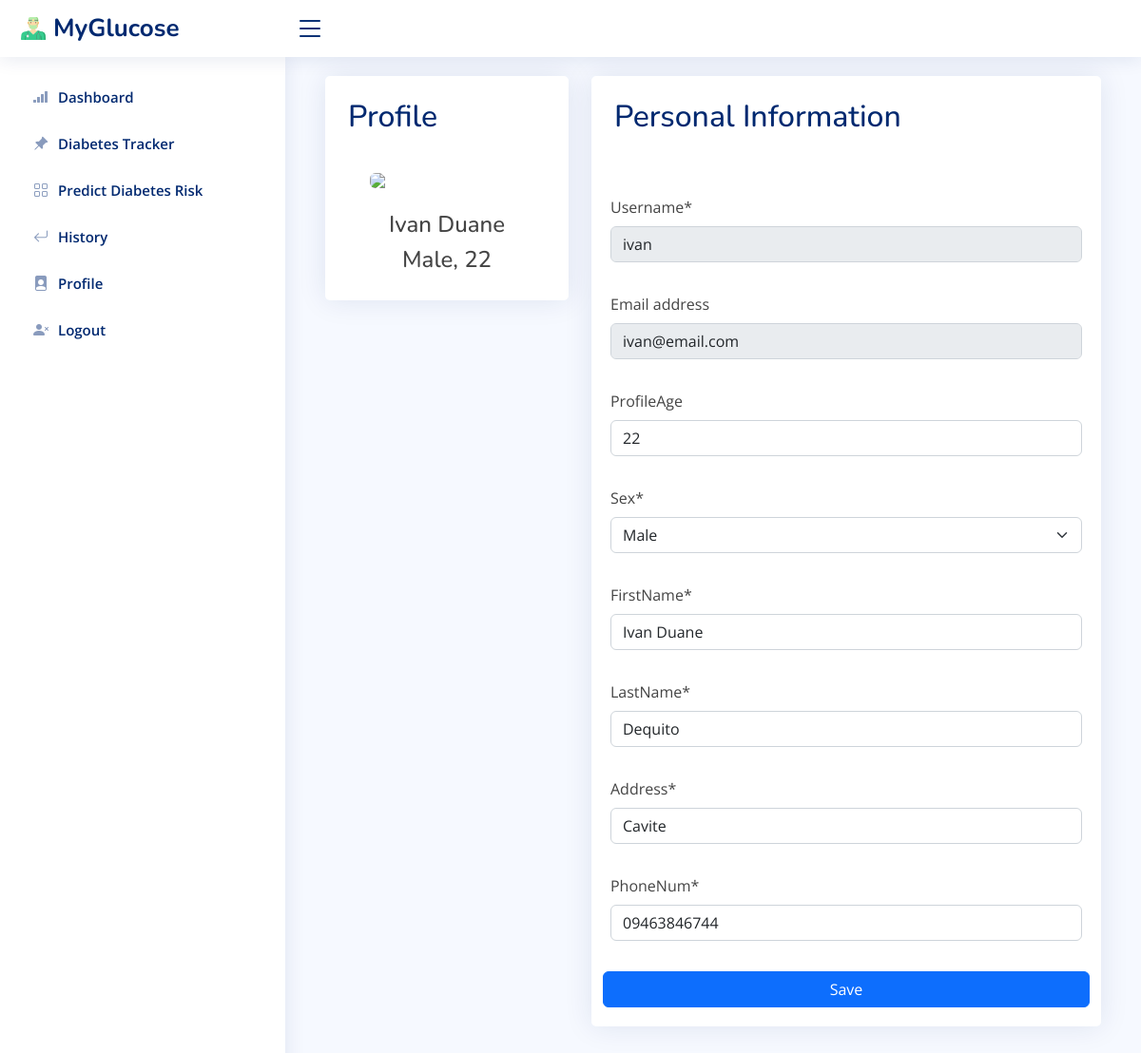
/edit-profile/ (signed in), run on the app's committed database.
### dashboard/models.py (models this page shows, shortened)
class ProfileModel(models.Model):
	CHOICES = (
		('Male', 'Male'),
		('Female', 'Female'),
	)
	user = models.OneToOneField(User, on_delete=models.CASCADE, related_name='profile')
	avatar = models.ImageField(upload_to='profile', default='default/blank-profile-picture-973460_960_720.jpg', validators=[
		FileExtensionValidator(['png', 'jpg'])])
	profileAge = models.IntegerField(null=True, blank=True)
	sex = models.CharField(max_length=100, choices = CHOICES, default='')
	firstName = models.CharField(max_length=200, default='')
	lastName = models.CharField(max_length=200, default='')
	address = models.CharField(max_length=200, default='')
	phoneNum = models.CharField(max_length=50, default='')

### dashboard/views.py (the view)
# urls.py: path('edit-profile/', views.editProfile, name='admindashboard-editProfile'),
@login_required(login_url='dashboard-login')
@patient_only
def editProfile(request):
    if request.method == 'POST':
        u_form = UserUpdateForm(request.POST, instance=request.user)
        p_form = ProfileUpdateForm(request.POST, request.FILES, instance=request.user.profile)
        if u_form.is_valid() and p_form.is_valid():
            u_form.save()
            p_form.save()
            return redirect('dashboard-editProfile')
    else:
        u_form = UserUpdateForm(instance=request.user)
        p_form = ProfileUpdateForm(instance=request.user.profile)
    context = {
        'u_form': u_form,
        'p_form': p_form,
    }
    return render(request, 'dashboard/edit-profile.html', context)

### dashboard/forms.py
class UserUpdateForm(forms.ModelForm):
    class Meta:
        model = User
        fields = ['username', 'email']
    def __init__(self, *args, **kwargs):
        super(UserUpdateForm, self).__init__(*args, **kwargs)
        self.fields["username"].disabled = True
        self.fields["email"].disabled = True
        for fieldname in ['username', 'email']:
            self.fields[fieldname].help_text = None

class ProfileUpdateForm(forms.ModelForm):
	class Meta:
		model = ProfileModel
		fields = ['profileAge', 'sex', 'firstName', 'lastName', 'address', 'phoneNum']

### templates/dashboard/edit-profile.html (shortened to what this page needs)
{% extends 'partials/base.html' %}
{% load crispy_forms_tags %}
{% block content %}
<div class="container">
  <div class="row">
    <div class="col-md-4">
      <div class="card">
        <div class="card-title p-4">
          <h2>Profile</h2>
        </div>
        <div class="card-body">
          <img src="https://cdn.pixabay.com/photo/2015/10/05/22/37/blank-profile-picture-973460_960_720.png" class="rounded mx-auto d-block" style="max-width: 75%;">
          <div class="text-center mt-4">
            <h4>{{request.user.profile.firstName}}</h4>
            <h4>{{request.user.profile.sex}}, {{request.user.profile.profileAge}}</h4>
          </div>
        </div>
      </div>
    </div>
    <div class="col-md-8">
      <div class="card">
        <div class="card-title p-4">
          <h2>Personal Information</h2>
        </div>
        <div class="card-body">
          <form class="row g-3 mt-2" method="POST" enctype="multipart/form-data">
              {{ u_form|crispy }}
              {{ p_form|crispy }}
              <input type="Submit" class="btn btn-primary" value="Save">
          </form>
        </div>
      </div>
    </div>
  </div>
</div>
{% endblock %}

### static/assets/css/style.css (style rules this page uses)
:root { scroll-behavior: smooth; }
body { font-family: "Open Sans", sans-serif; background: #f6f9ff; color: #444444; }
h1, h2, h3, h4, h5, h6 { font-family: "Nunito", sans-serif; }
.card { margin-bottom: 30px; border: none; border-radius: 5px; box-shadow: 0px 0 30px rgba(1, 41, 112, 0.1); }
.card-title { padding: 20px 0 15px 0; font-size: 18px; font-weight: 500; color: #012970; font-family: "Poppins", sans-serif; }
.card-body { padding: 0 20px 20px 20px; }

### data on the page
ProfileModel: profileAge "22", sex "Male", firstName "Ivan Duane", lastName "Dequito", address "Cavite", phoneNum "09463846744"

### other printed values
{{ request.user.profile.firstName }} "Ivan Duane"
{{ request.user.profile.sex }} "Male"
{{ request.user.profile.profileAge }} "22"
